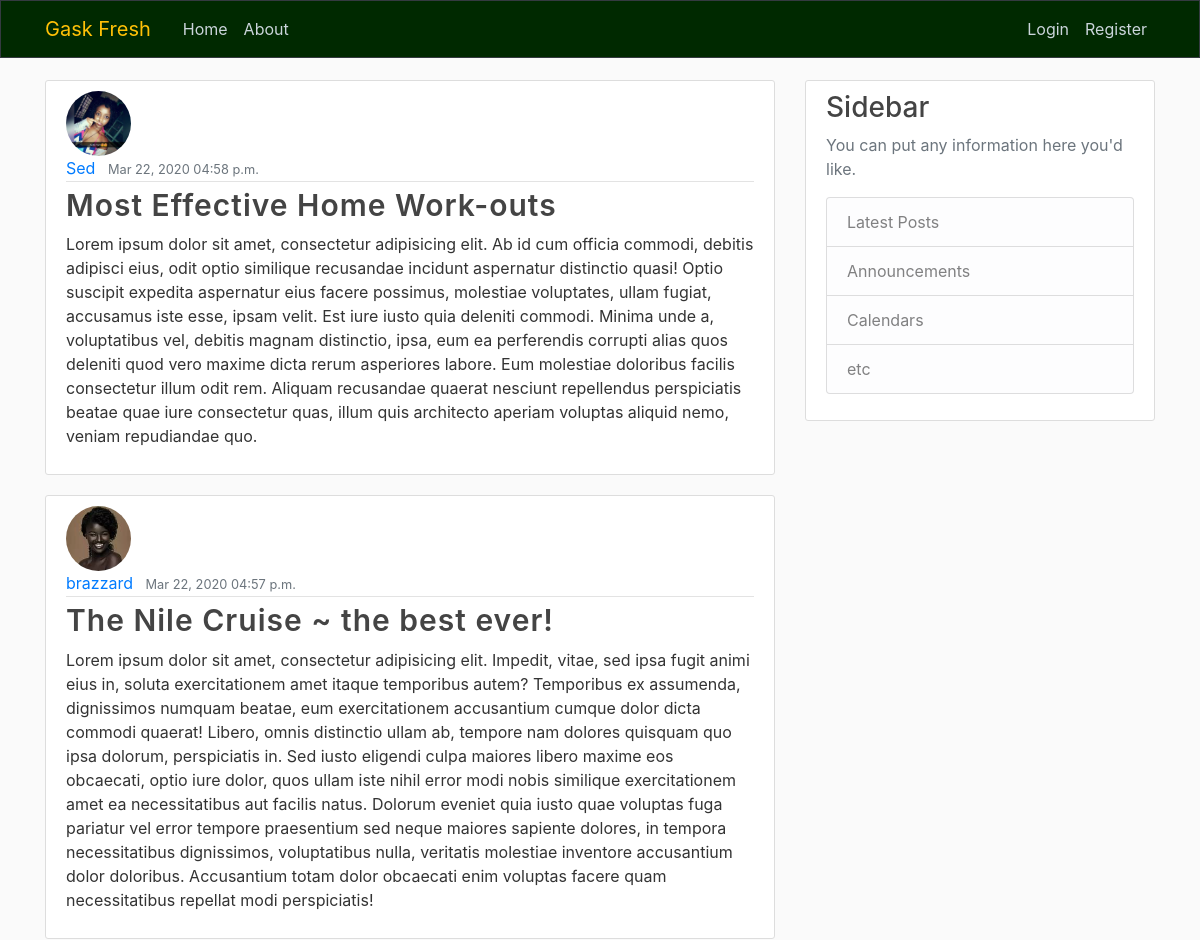
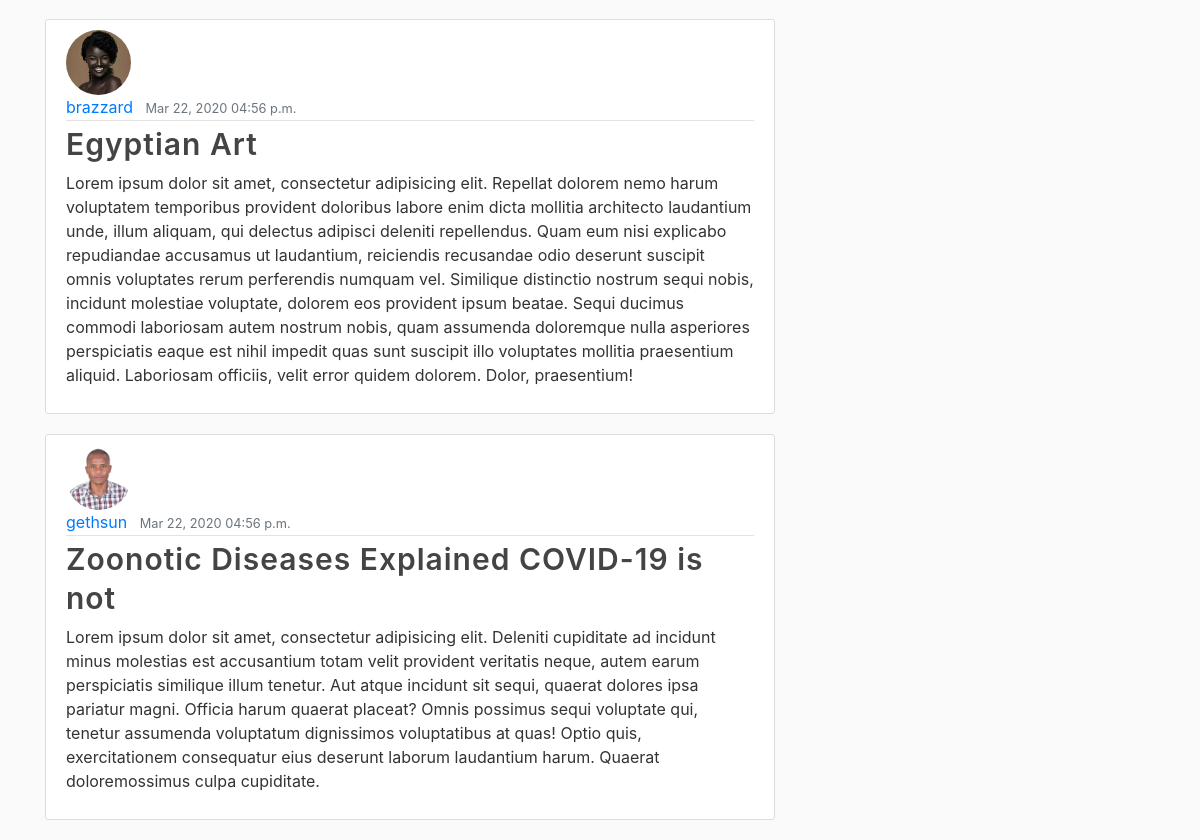
The page / on the database its author committed (2 pictures, top to bottom).
### blog/models.py (models this page shows, shortened)
class Posts(models.Model):
    title = models.CharField(max_length=100)
    author = models.ForeignKey(User, on_delete=models.CASCADE)
    date_posted = models.DateTimeField(
        auto_now_add=True)  # default=timezone.now
    content = models.TextField()

### users/models.py (models this page shows, shortened)
class Profile(models.Model):
    user = models.OneToOneField(User, on_delete=models.CASCADE)
    img = models.ImageField(default='default.png', upload_to='profile_pics')

### blog/views.py (the view)
# urls.py: path('', PostListView.as_view(), name='blog-home'),
class PostListView(ListView):
    model = Posts
    template_name = 'blog/home.html'  # <app>/<model>_<viewtype>.html
    context_object_name = 'posts'
    ordering = ['-date_posted']
    paginate_by = 4

### blog/templates/blog/home.html
{% extends 'blog/base.html' %}
{% block content %}
    {% for post in posts %}
   <article class="media content-section">
      <div class="media-body">
        <img class="rounded-circle article-img" src="{{ post.author.profile.img.url }}">
        <div class="article-metadata">
          <a class="mr-2" href="#">{{ post.author }}</a>
          <small class="text-muted">{{ post.date_posted|date:"M d, Y" }} {{ post.date_posted|time:"h:i a" }}</small>
        </div>
        <h2><a class="article-title" style="font-size: 30px; letter-spacing: 1px; font-weight: 600;" href="{% url 'posts-detail' post.id %}">{{ post.title }}</a></h2>
        <p class="article-content">{{ post.content }}</p>
      </div>
   </article>
    {% endfor %}
{% endblock content %}

### blog/static/blog/main.css (style rules this page uses)
body { background: #fafafa; color: #333333; margin-top: 5rem; }
h1, h2, h3, h4, h5, h6 { color: #444444; }
.content-section { background: #ffffff; padding: 10px 20px; border: 1px solid #dddddd; border-radius: 3px; margin-bottom: 20px; }
.article-title { color: #444444; }
.article-content { white-space: pre-line; }
.article-img { height: 65px; width: 65px; margin-right: 16px; }
.article-metadata { padding-bottom: 1px; margin-bottom: 4px; border-bottom: 1px solid #e3e3e3 }

### rows shown on the page
Posts: author.profile.img (picture), author "Sed", date_posted "Mar 22, 2020", date_posted "04:58 p.m.", title "Most Effective Home Work-outs", content "Lorem ipsum dolor sit amet, consectetur adipisicing elit. Ab id cum officia commodi, debitis adipisci eius, odit optio similique recusandae incidunt aspernatur distinctio quasi! Optio suscipit expedita aspernatur eius facere possimus, molestiae voluptates, ullam fugiat, accusamus iste esse, ipsam velit. Est iure iusto quia deleniti commodi. Minima unde a, voluptatibus vel, debitis magnam distinctio, ipsa, eum ea perferendis corrupti alias quos deleniti quod vero maxime dicta rerum asperiores labore. Eum molestiae doloribus facilis consectetur illum odit rem. Aliquam recusandae quaerat nesciunt repellendus perspiciatis beatae quae iure consectetur quas, illum quis architecto aperiam voluptas…"
Posts: author.profile.img (picture), author "brazzard", date_posted "Mar 22, 2020", date_posted "04:57 p.m.", title "The Nile Cruise ~ the best ever!", content "Lorem ipsum dolor sit amet, consectetur adipisicing elit. Impedit, vitae, sed ipsa fugit animi eius in, soluta exercitationem amet itaque temporibus autem? Temporibus ex assumenda, dignissimos numquam beatae, eum exercitationem accusantium cumque dolor dicta commodi quaerat! Libero, omnis distinctio ullam ab, tempore nam dolores quisquam quo ipsa dolorum, perspiciatis in. Sed iusto eligendi culpa maiores libero maxime eos obcaecati, optio iure dolor, quos ullam iste nihil error modi nobis similique exercitationem amet ea necessitatibus aut facilis natus. Dolorum eveniet quia iusto quae voluptas fuga pariatur vel error tempore praesentium sed neque maiores sapiente dolores, in tempora…"
Posts: author.profile.img (picture), author "brazzard", date_posted "Mar 22, 2020", date_posted "04:56 p.m.", title "Egyptian Art", content "Lorem ipsum dolor sit amet, consectetur adipisicing elit. Repellat dolorem nemo harum voluptatem temporibus provident doloribus labore enim dicta mollitia architecto laudantium unde, illum aliquam, qui delectus adipisci deleniti repellendus. Quam eum nisi explicabo repudiandae accusamus ut laudantium, reiciendis recusandae odio deserunt suscipit omnis voluptates rerum perferendis numquam vel. Similique distinctio nostrum sequi nobis, incidunt molestiae voluptate, dolorem eos provident ipsum beatae. Sequi ducimus commodi laboriosam autem nostrum nobis, quam assumenda doloremque nulla asperiores perspiciatis eaque est nihil impedit quas sunt suscipit illo voluptates mollitia praesentium…"
Posts: author.profile.img (picture), author "gethsun", date_posted "Mar 22, 2020", date_posted "04:56 p.m.", title "Zoonotic Diseases Explained COVID-19 is not", content "Lorem ipsum dolor sit amet, consectetur adipisicing elit. Deleniti cupiditate ad incidunt minus molestias est accusantium totam velit provident veritatis neque, autem earum perspiciatis similique illum tenetur. Aut atque incidunt sit sequi, quaerat dolores ipsa pariatur magni. Officia harum quaerat placeat? Omnis possimus sequi voluptate qui, tenetur assumenda voluptatum dignissimos voluptatibus at quas! Optio quis, exercitationem consequatur eius deserunt laborum laudantium harum. Quaerat doloremossimus culpa cupiditate."
